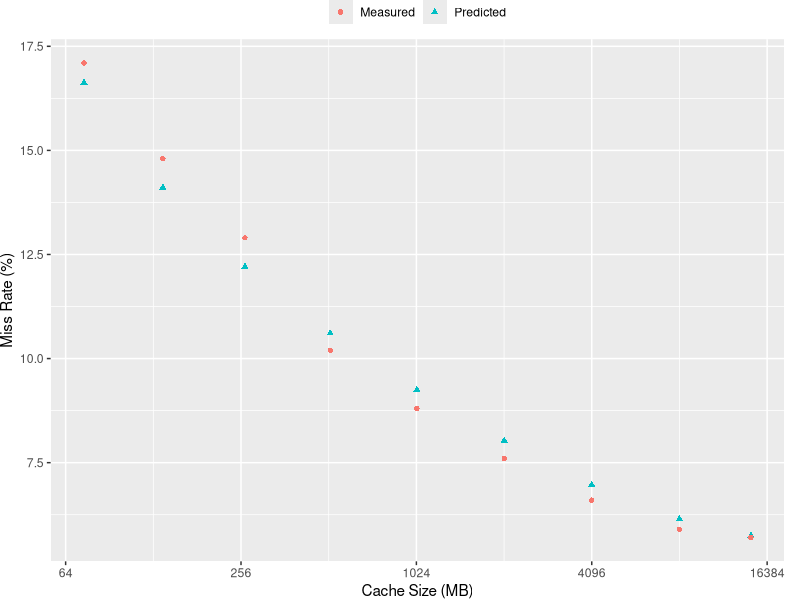

Write the R code that produced this figure. (Note: this script raises an error after producing the figure.)
#!/usr/bin/env Rscript
library(ggplot2)
library(reshape2)
library(plyr)
library(gridExtra)
library(grid)

zipf.pred <- read.table(file.path("..","memcached-data","mrc-4Bkey-800Mreq-1.15alpha.csv"),sep="\t",col.names=c("size","mr"))
#zipf.pred$workload <- c("zipf_predicted")


zipf.measured <- read.table(file.path("..","memcached-data","mr-measure-4Bkeys-800Mreq-a1.15.csv"),sep="\t",col.names=c("size","mr"))
#zipf.measured[,"workload"] <- c("zipf_measured")
zipf.measured[,"workload"] <- c("Measured")


exp.pred <- read.table(file.path("..","memcached-data","mrc-4Bkey-800Mreq-exp0.000001.csv"), sep="\t", col.names=c("size","mr"))
#exp.measured[,"workload"] <- c("exp_predicted")

exp.measured <- read.table(file.path("..","memcached-data","mr-measure-800Mreq-exp0.000001.csv"), sep="\t", col.names=c("size","mr"))
exp.measured[,"workload"] <- c("exp_measured")


zipf.pred.approx = approx(x = zipf.pred$size, y = zipf.pred$mr, xout= zipf.measured$size)
zipf.pred.approx = data.frame(size=zipf.pred.approx$x, mr = zipf.pred.approx$y, workload=c("Predicted"))

exp.pred.approx = approx(x = exp.pred$size, y = exp.pred$mr, xout= exp.measured$size)
exp.pred.approx = data.frame(size=exp.pred.approx$x, mr = exp.pred.approx$y, workload=c("exp_predicted"))

write.table(zipf.pred.approx,file="zipf.predicted.csv",sep="\t")


#df = rbind(zipf.pred.approx, zipf.measured, exp.pred.approx, exp.measured)
df = rbind(zipf.pred.approx, zipf.measured)


df$latency = df$mr*10/100+(1-df$mr)*0.1/100
print(df)

pdf(file.path("results","rd-accuracy.pdf"),height=2.7,width=2.5)
ggplot(df, aes(x=size, y=mr,group=workload))+
    geom_point(aes(colour=workload,shape=workload))+
		theme(legend.position="top",legend.title=element_blank(),plot.margin=unit(c(0,0.4,0,0),"cm"), legend.margin=unit(0,"cm"))+
		scale_x_continuous(trans = "log2",breaks=c(64,256,1024,4096,16384))+
		labs(x="Cache Size (MB)", y="Miss Rate (%)")
		#theme(axis.title.x = element_text(size=7))
dev.off()

pdf(file.path("results","lat-accuracy.pdf"),height=4,width=6)
ggplot(df, aes(x=size, y=latency,group=workload))+
    geom_point(aes(colour=workload),shape=workload)+
		theme(legend.position="top",legend.title=element_blank())+
		labs(title="Latency Prediction on a Zipfian Workload", x="Memory Allocated (MB)", y="Latency(ms)")
dev.off()


df.measured <- df[df$workload == "exp_measured" | df$workload == "zipf_measured",]
pdf(file.path("results","mr-measured.pdf"),height=4,width=5)
ggplot(df.measured, aes(x=size,y=mr,group=workload))+
   geom_point(aes(shape=workload,colour=workload))+
		theme(legend.position="top",legend.title=element_blank())+
		labs(x="Memory (MB)", y="Miss Ratio")
dev.off()

df.cast.mr <- dcast(df, size~workload, value.var = c("mr"))
df.cast.lat <- dcast(df, size~workload, value.var = c("latency"))

print(df.cast.mr)

mape <- function(y, yhat)
	mean(abs((y-yhat)/y))

print(mape(df.cast.mr$zipf_measured,df.cast.mr$zipf_predicted))
print(mape(df.cast.lat$zipf_measured,zipf.cast.lat$zipf_predicted))

